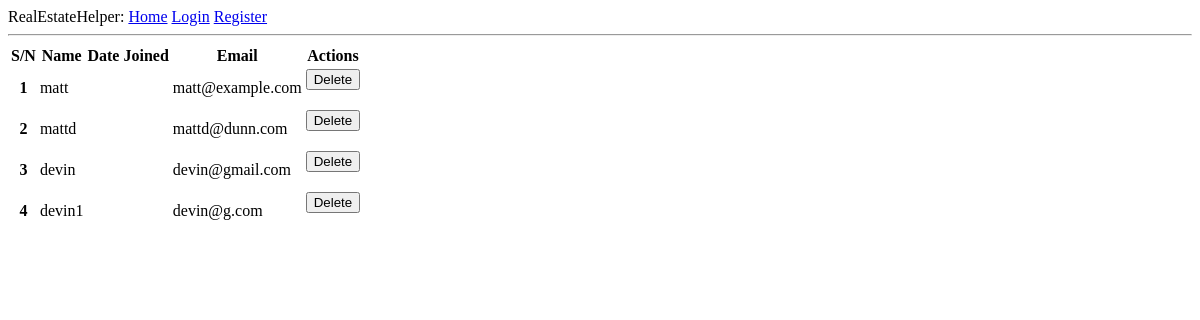
/admin, run on an earlier commit of the app's database.
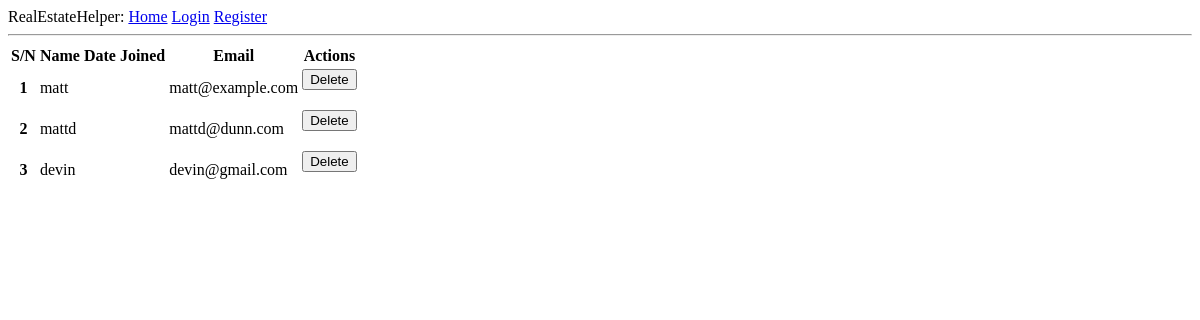
And on a later commit of the database.
### app/models.py (models this page shows, shortened)
class User(UserMixin, db.Model):
    id = db.Column(db.Integer, primary_key=True)
    username = db.Column(db.String(64), index=True, unique=True)
    email = db.Column(db.String(120), index=True, unique=True)
    password_hash = db.Column(db.String(128))
    posts = db.relationship('Post', backref='author', lazy='dynamic')
    admin_flag = db.Column(db.Boolean, default=False)

### app/routes.py (the view, shortened to what this page needs)
@app.route('/admin', methods=['GET', 'POST'])
def admin():
    all_users = User.query.all()
    return render_template('admin.html', title='Admin', all_users=all_users)

### app/routes.py (called while the page is built)
@app.context_processor
def override_url_for():
    return dict(url_for=dated_url_for)

def dated_url_for(endpoint, **values):
    if endpoint == 'static':
        filename = values.get('filename', None)
        if filename:
            file_path = os.path.join(app.root_path,
                                 endpoint, filename)
            values['q'] = int(os.stat(file_path).st_mtime)
    return url_for(endpoint, **values)

### app/templates/admin.html
{% extends 'base.html' %}
{% block content %}
<div>
    <table>
        <thead>
            <tr>
                <th>S/N</th>
                <th>Name</th>
                <th>Date Joined</th>
                <th>Email</th>
                <th>Actions</th>
            </tr>
        </thead>
        <tbody>
            {% for user in all_users %}
            <tr>
                <th scope="row">{{ loop.index }}</th>
                <td>{{ user.username }}</td>
                <td>{{ user.date_joined }}</td>
                <td>{{ user.email }}</td>
                <td>
                    <form action='' method='POST'>
                        <button type="submit" name="delete" value="{{  user.id  }}"> Delete</button>
                    </form>
                </td>
            </tr>
            {% endfor %}
        </tbody>
    </table>
</div>
{% endblock %}

### app/templates/base.html (shortened to what this page needs)
<html>
    <head>
    <link rel= "stylesheet" type= "text/css" href= "{{ url_for('static',filename='styles/styles1.css') }}">
    </head>
    <body>
        <div>
            RealEstateHelper:
            <a href="{{ url_for('index') }}">Home</a>
            {% if current_user.is_anonymous %}
            <a href="{{ url_for('login') }}">Login</a>
            <a href="{{ url_for('register') }}">Register</a>
            {% else %}
            <a href="{{ url_for('logout') }}">Logout</a>
            {% endif %}
        </div>
        <hr>
        {% block content %}{% endblock %}
    </body>
</html>

What changed in the data, as far as the page shows it:
removed User: username "devin1", email "devin@g.com"
